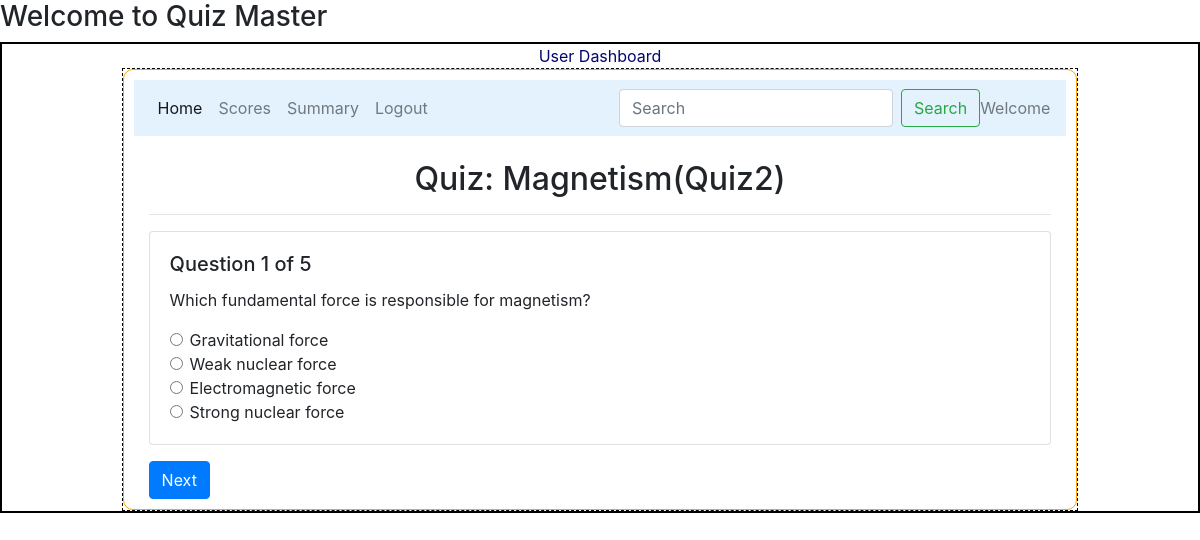
Page /start_quiz/103 on the committed database.
### models/model1.py (models this page shows)
class Quiz(db.Model):
    __tablename__="quiz"
    id=db.Column(db.Integer,primary_key=True,autoincrement=True)
    chapter_id=db.Column(db.Integer,db.ForeignKey("chapter.id"),nullable=False)
    quiz_name=db.Column(db.String,nullable=False)
    date_of_quiz=db.Column(db.Date,nullable=False)
    time_duration=db.Column(db.Time,nullable=False)
    remarks=db.Column(db.String,nullable=False)
    questions=db.relationship("Questions",cascade="all,delete",backref="quiz",lazy=True)

class Questions(db.Model):
    __tablename__="questions"
    id=db.Column(db.Integer,primary_key=True)
    quiz_id=db.Column(db.Integer,db.ForeignKey("quiz.id"),nullable=False)
    question_statement=db.Column(db.String,nullable=False)
    option1=db.Column(db.String,nullable=False)
    option2=db.Column(db.String,nullable=False)
    option3=db.Column(db.String,nullable=False)
    option4=db.Column(db.String,nullable=False)
    correct_option=db.Column(db.String,nullable=False)

### controllers/routes.py (the view, shortened to what this page needs)
@app.route('/start_quiz/<int:quiz_id>', methods=['GET', 'POST'])
def start_quiz(quiz_id):
    quiz = Quiz.query.get_or_404(quiz_id)
    questions = quiz.questions  # Fetch all questions for this quiz
    if 'answers' not in session:
        session['answers'] = {}  # Store user answers in session
    question_index = int(request.args.get('q', 0))  # Get current question index from URL
    if question_index >= len(questions):  # Prevent going out of bounds
        return redirect(url_for('start_quiz', quiz_id=quiz_id, q=0))
    question = questions[question_index]  # Get the current question
    user_id=session.get("user_id")
    return render_template('start_quiz.html', quiz=quiz, question=question, question_index=question_index, total_questions=len(questions),user_id=session.get("user_id"))

### templates/start_quiz.html (shortened to what this page needs)
{% extends "user_layout.html" %}
{% block content %}
<div class="container mt-4">
    <h2 class="text-center">Quiz: {{ quiz.quiz_name }}</h2>
    <hr>
    <form method="POST" action="{{ url_for('start_quiz', quiz_id=quiz.id, q=question_index) }}">
        <div class="card shadow">
            <div class="card-body">
                <h5 class="card-title">Question {{ question_index + 1 }} of {{ total_questions }}</h5>
                <p class="card-text">{{ question.question_statement }}</p>
                <div class="form-check">
                    <input type="radio" name="answer" value="{{ question.option1 }}" id="opt1" class="form-check-input">
                    <label for="opt1" class="form-check-label">{{ question.option1 }}</label>
                </div>
                <div class="form-check">
                    <input type="radio" name="answer" value="{{ question.option2 }}" id="opt2" class="form-check-input">
                    <label for="opt2" class="form-check-label">{{ question.option2 }}</label>
                </div>
                <div class="form-check">
                    <input type="radio" name="answer" value="{{ question.option3 }}" id="opt3" class="form-check-input">
                    <label for="opt3" class="form-check-label">{{ question.option3 }}</label>
                </div>
                <div class="form-check">
                    <input type="radio" name="answer" value="{{ question.option4 }}" id="opt4" class="form-check-input">
                    <label for="opt4" class="form-check-label">{{ question.option4 }}</label>
                </div>
            </div>
        </div>
        <div class="mt-3">
            {% if question_index < total_questions - 1 %}
                <button type="submit" name="next" class="btn btn-primary">Next</button>
            {% else %}
                <button type="submit" name="submit" class="btn btn-success">Submit Quiz</button>
            {% endif %}
        </div>
    </form>
</div>
{% endblock %}

### static/main.css (style rules this page uses)
* { margin:0px; }

### rows in the picture
Quiz: quiz_name "Magnetism(Quiz2)"
Questions: question_statement "Which fundamental force is responsible for magnetism?", option1 "Gravitational force", option2 "Weak nuclear force", option3 "Electromagnetic force", option4 "Strong nuclear force"

### other values in the picture
{{ question_index + 1 }} "1"
{{ total_questions }} "5"
